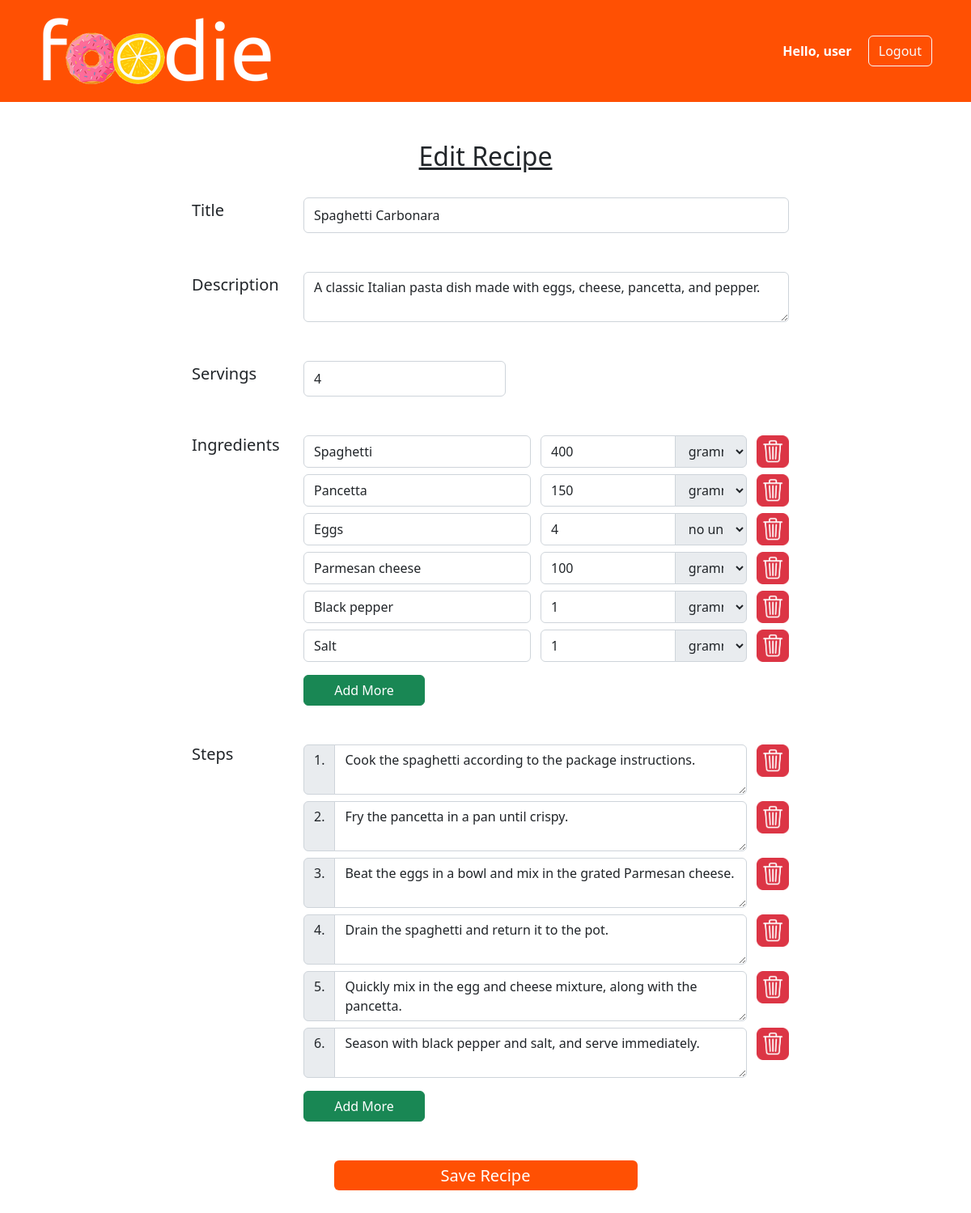
Screenshot of /editrecipe/1/1 (signed in) with the database file from the repository.
### tables this page shows
CREATE TABLE recipes (
    id INTEGER PRIMARY KEY AUTOINCREMENT,
    user_id INTEGER,
    title TEXT,
    description TEXT,
    servings INTEGER,
    FOREIGN KEY (user_id) REFERENCES users(id)
);

CREATE TABLE ingredients (
    id INTEGER PRIMARY KEY AUTOINCREMENT,
    recipe_id INTEGER,
    ingredient TEXT,
    quantity REAL,
    units TEXT,
    FOREIGN KEY (recipe_id) REFERENCES recipes(id)
);

CREATE TABLE steps (
    id INTEGER PRIMARY KEY AUTOINCREMENT,
    recipe_id INTEGER,
    step TEXT,
    FOREIGN KEY (recipe_id) REFERENCES recipes(id)
);

### app.py (the view)
@app.route("/editrecipe/<user_id>/<recipe_id>", methods=["GET", "POST"])
@login_required
@user_specific
def editrecipe(user_id, recipe_id):
    if request.method == "POST":
        cur.execute("DELETE FROM ingredients WHERE recipe_id = ?", (recipe_id,))
        cur.execute("DELETE FROM steps WHERE recipe_id = ?", (recipe_id,))
        con.commit()
        title = request.form.get("title")
        if request.form.get("description") is not None:
            description = request.form.get("description")
        else:
            description = None
        if request.form.get("servings") is not None:
            servings = request.form.get("servings")
        else:
            servings = None
        cur.execute("UPDATE recipes SET title=?, description=?, servings=? WHERE id = ? ", (title, description, servings, recipe_id))
        con.commit()
        ingredient_count = 0
        for ingredient in request.form.getlist("ingredient"):
            quantity = request.form.getlist("quantity")[ingredient_count]
            units = request.form.getlist("units")[ingredient_count]
            cur.execute("INSERT INTO ingredients (recipe_id, ingredient, quantity, units) VALUES (?, ?, ?, ?)", (recipe_id, ingredient, quantity, units))
            con.commit()
            ingredient_count += 1
        step_count = 0
        for step in request.form.getlist("step"):
            cur.execute("INSERT INTO steps (recipe_id, step) VALUES (?, ?)", (recipe_id, step))
            con.commit()
            step_count += 1
        return redirect(f"/recipe/{session['user_id']}/{recipe_id}")
    else:
        recipe, ingredients, steps, pictures = get_recipe_info(recipe_id)
        return render_template("editrecipe.html", recipe=recipe, ingredients=ingredients, steps=steps, pictures=pictures)

### app.py (called while the page is built)
def get_recipe_info(id):
    recipe = cur.execute("SELECT * FROM recipes WHERE id = ?", (id,)).fetchone()
    ingredients = cur.execute("SELECT ingredient, quantity, units FROM ingredients WHERE recipe_id = ?", (id,)).fetchall()
    steps = cur.execute("SELECT step FROM steps WHERE recipe_id = ?", (id,)).fetchall()
    pictures = cur.execute("SELECT filename FROM pictures WHERE recipe_id = ?", (id,)).fetchall()
    return recipe, ingredients, steps, pictures

def login_required(view):
    @functools.wraps(view)
    def wrapped_view(**kwargs):
        if "username" not in session:
            return redirect("/login")
        return view(**kwargs)
    return wrapped_view

def user_specific(view):
    @functools.wraps(view)
    def wrapped_view(**kwargs):
        user_id = request.view_args.get('user_id')
        if user_id != session['user_id']:
            return redirect("/")
        return view(**kwargs)
    return wrapped_view

### templates/editrecipe.html (shortened to what this page needs)
{% extends "layout.html" %}
{% block main %}
<div class="container recipe-form-container mt-5">
    <div class="row mb-4">
        <h2><u><center>Edit Recipe</center></u></h2>
    </div>
    <form enctype="multipart/form-data" method="post">
        <div class="row mb-5">
            <div class="form-label mt-1"><h5>Title</h5></div>
            <input class="col form-control" name="title" type="text" value="{{ recipe['title'] }}" required>
        </div>
        <div class="row mb-5">
            <div class="form-label mt-1"><h5>Description</h5></div>
            <textarea class="col form-control" name="description">{{ recipe['description'] }}</textarea>
        </div>
        <div class="row mb-5">
            <div class="form-label mt-1"><h5>Servings</h5></div>
            <input class="col form-control" id="servings-form-input" name="servings" type="number" value="{{ recipe['servings'] }}">
        </div>
        <div class="row mb-2">
            <div class="form-label"><h5>Ingredients</h5></div>
            <div class="col" id="ingredients">
                {% for ingredient in ingredients %}
                <div class="row mb-2">
                    <input class="col form-control" name="ingredient" type="text" placeholder="Ingredient" value="{{ ingredient['ingredient'] }}" required>
                    <span class="col input-group">
                        <input class="form-control" name="quantity" type="number" placeholder="Amount" value="{{ ingredient['quantity'] | norm }}" required>
                        {{ macros.select_units_field(selected=ingredient['units']) }}
                    </span>
                    <button class="btn delete-button p-0" id="delete-ingredient-button" type="button">
                        <img src="/static/images/delete-button.png" alt="delete-button">
                    </button>
                </div>
                {% endfor %}
            </div>
        </div>
        <div class="row mb-5">
            <div class="form-label"></div>
            <button class="col btn btn-success" id="add-ingredient-button" type="button">Add More</button>
        </div>
        <div class="row mb-2">
            <div class="form-label"><h5>Steps</h5></div>
            <div class="col" id="steps">
                {% for step in steps %}
                <div class="row mb-2">
                    <span class="col input-group ps-0">
                        <span class="input-group-text" id="step-num" style="align-items:flex-start">1.</span>
                        <textarea class="form-control" name="step" required>{{ step['step'] }}</textarea>
                    </span>
                    <button class="btn delete-button p-0" id="delete-step-button" type="button">
                        <img src="/static/images/delete-button.png" alt="delete-button">
                    </button>
                </div>
                {% endfor %}
            </div>
        </div>
        <div class="row mb-5">
            <div class="form-label"></div>
            <button class="col btn btn-success" id="add-step-button" type="button">Add More</button>
        </div>
       <div class="row my-5 justify-content-center">
        <button class="btn btn-orange" type="submit" style="width:50%">
            <h5>Save Recipe</h5>
        </button>
    </div>
    </form>
</div>
{% endblock %}

### templates/macros.html (shortened to what this page needs)
{% macro select_units_field(selected='') %}
    <select class="input-group-text" name="units" id="select-units-field">
        {% if selected == '' %}
            <option value="" selected>no units</option>
        {% else %}
            <option value="">no units</option>
        {% endif %}
        {% if selected == 'g' %}
            <option value="g" selected>gramme (g)</option>
        {% else %}
            <option value="g">gramme (g)</option>
        {% endif %}
    </select>
{% endmacro %}

### static/style.css (style rules this page uses)
:root { --orange: #FF5003; }
body { min-width: 400px; }
.recipe-form-container { min-width: 750px !important; max-width: 750px !important; }
.btn-orange { background-color: var(--orange) !important; outline-color: var(--orange) !important; color: white !important; height: 37px; }
.form-label { flex: 0 0 150px; }
.delete-button { flex: 0 0 40px; border: none; background-color: white; display: flex; align-items: flex-start; }
.delete-button > img { width: 100%; }
#add-ingredient-button, #add-step-button { flex: 0 0 150px; }
#servings-form-input { flex: 0 0 250px; }
#select-units-field { width: 35%; }

### rows the page displays
recipes: title "Spaghetti Carbonara", description "A classic Italian pasta dish made with eggs, cheese, pancetta, and pepper.", servings "4"
ingredients: ingredient "Spaghetti", quantity "400"
ingredients: ingredient "Pancetta", quantity "150"
ingredients: ingredient "Eggs", quantity "4"
ingredients: ingredient "Parmesan cheese", quantity "100"
ingredients: ingredient "Black pepper", quantity "1"
ingredients: ingredient "Salt", quantity "1"
steps: step "Cook the spaghetti according to the package instructions."
steps: step "Fry the pancetta in a pan until crispy."
steps: step "Beat the eggs in a bowl and mix in the grated Parmesan cheese."
steps: step "Drain the spaghetti and return it to the pot."
steps: step "Quickly mix in the egg and cheese mixture, along with the pancetta."
steps: step "Season with black pepper and salt, and serve immediately."

### other values shown
{{ session["username"] }} "user"
